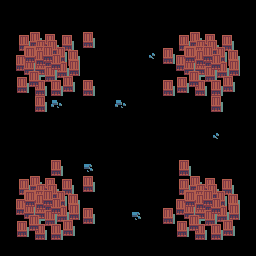

Rendered tile map (Tiled .tmx) drawn with the repository's tilesets; below, a short description and the full map source, tile grids included:
An orthogonal 16x16 tile map with 16x16 px tiles, 1 tile layer (Layout), 5 tilesets.

<map version="1.0" tiledversion="1.1.2" orientation="orthogonal" renderorder="right-down" width="16" height="16" tilewidth="16" tileheight="16" infinite="0" nextobjectid="1">
 <tileset firstgid="1" source="world1_tileset.tsx" />
 <tileset firstgid="241" source="world1_doors_front.tsx" />
 <tileset firstgid="385" source="world1_doors_side.tsx" />
 <tileset firstgid="475" source="object_rocks.tsx" />
 <tileset firstgid="478" source="large_crates.tsx" />
 <layer name="Layout" width="16" height="16">
  <data encoding="csv">
0,0,0,0,0,0,0,0,0,0,0,0,0,0,0,0,
0,0,0,0,0,0,0,0,0,0,0,0,0,0,0,0,
0,0,0,0,0,183,0,0,0,0,0,0,0,0,0,0,
0,0,0,0,0,0,0,0,0,187,183,0,0,0,0,0,
0,0,0,0,0,0,0,0,0,0,0,0,0,0,0,0,
0,478,0,0,0,183,0,0,0,0,183,478,0,0,0,0,
0,0,183,185,0,0,0,185,0,0,0,0,0,183,0,0,
0,0,0,0,0,0,0,0,0,0,0,0,0,0,0,0,
0,0,0,0,0,0,0,0,0,0,0,0,0,187,0,0,
0,0,0,0,0,0,0,0,0,0,0,0,0,0,0,0,
0,0,0,183,0,184,0,0,0,0,0,183,0,0,0,0,
0,0,0,0,0,183,0,0,0,0,0,0,0,0,0,0,
0,0,0,0,0,0,0,0,0,0,0,0,0,0,0,0,
0,0,0,0,0,183,0,0,184,0,183,0,0,0,0,0,
0,478,0,0,0,0,0,0,0,0,0,478,0,0,0,0,
0,0,0,0,0,0,0,0,0,0,0,0,0,0,0,0
</data>
 </layer>
</map>
